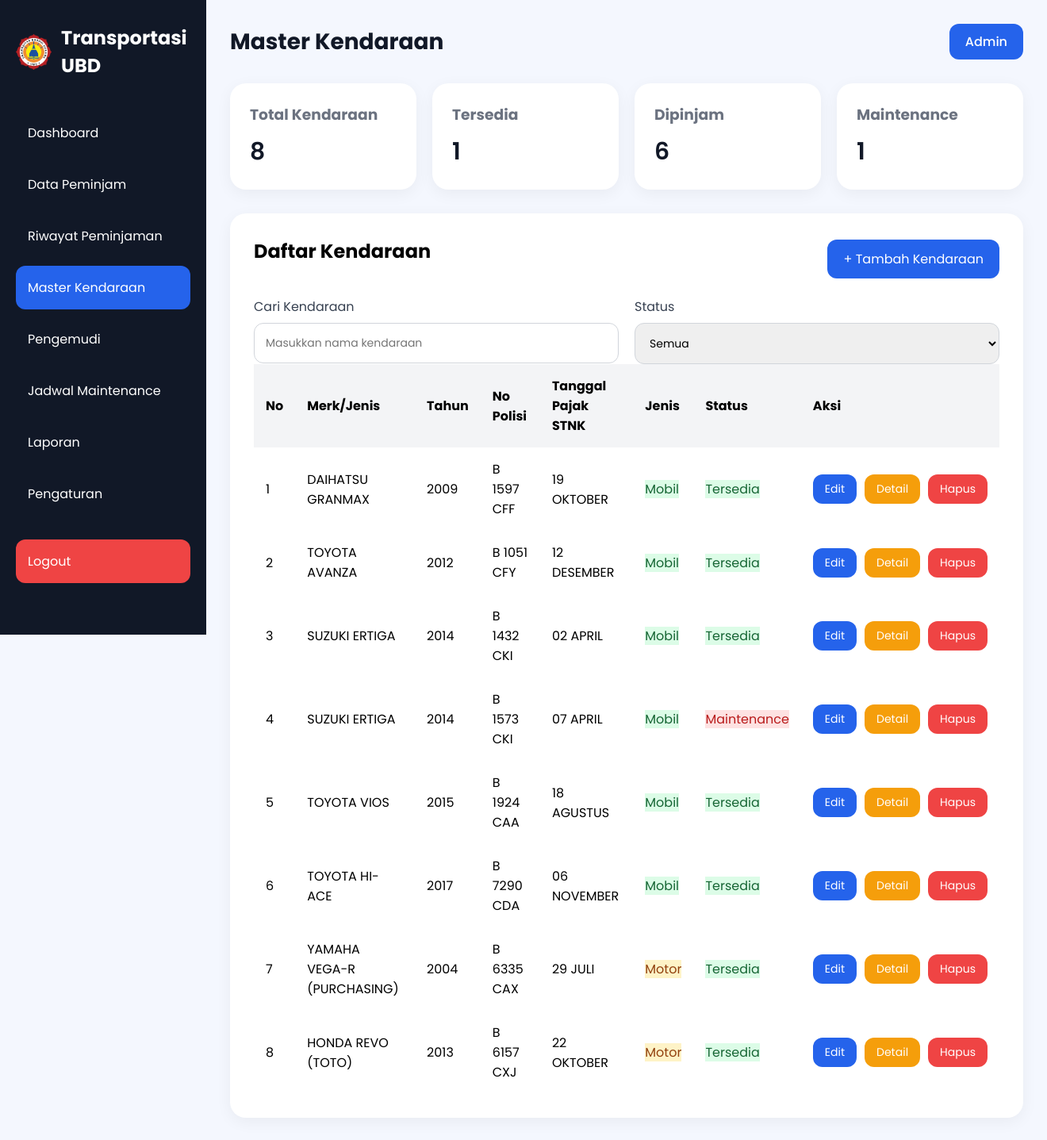
The page /kendaraan.php (signed in) on the database its author committed.
### tables this page shows
CREATE TABLE `kendaraan` (
  `id_kendaraan` int(11) NOT NULL,
  `merk_jenis` varchar(100) NOT NULL,
  `tahun` int(11) NOT NULL,
  `no_polisi` varchar(15) NOT NULL,
  `tgl_pajak_stnk` varchar(30) DEFAULT NULL,
  `jenis` enum('Mobil','Motor') NOT NULL,
  `status` varchar(20) NOT NULL DEFAULT 'siap'
);

### kendaraan.php (the view, shortened to what this page needs)
<?php
require_once "config/koneksi.php";
?>
<?php
$query = mysqli_query($conn, "
SELECT
    k.*,
    (
        SELECT j.status
        FROM jadwal_ganti_oli_kendaraan_operasional j
        WHERE j.id_kendaraan = k.id_kendaraan
        AND j.status = 'Maintenance'
        LIMIT 1
    ) AS status_maintenance,
    (
        SELECT COUNT(*)
        FROM riwayat r
        WHERE r.kendaraan = k.no_polisi
        AND r.status = 'disetujui'
        AND NOW() BETWEEN
            CONCAT(r.tanggal_pinjam,' ',r.jam_berangkat)
        AND
            CONCAT(r.tanggal_kembali,' ',r.jam_kembali)
    ) AS sedang_dipinjam
FROM kendaraan k
ORDER BY k.id_kendaraan ASC
");
?>
<!DOCTYPE html>
<html lang="id">
<head>
    <link rel="stylesheet" href="style.css">
</head>
<body>
<div class="container">
    <div class="sidebar">
        <div class="logo">
    <img
        src="logo ubd.png"
        alt="Logo UBD"
        class="logo-img"
    >
    <h2>Transportasi UBD</h2>
</div>
        <ul class="menu">
            <li>
                <a href="index.php">Dashboard</a>
            </li>
            <li>
                <a href="data-peminjam.php">Data Peminjam</a>
            </li>
            <li>
                <a href="riwayat.php">Riwayat Peminjaman</a>
            </li>
            <li class="active">
                <a href="kendaraan.php">Master Kendaraan</a>
            </li>
            <li>
                <a href="pengemudi.php">Pengemudi</a>
            </li>
            <li>
                <a href="jadwal.php">Jadwal Maintenance</a>
            </li>
            <li>
                <a href="laporan.php">Laporan</a>
            </li>
            <li>
                <a href="pengaturan.php">Pengaturan</a>
            </li>
            <li class="logout-menu">
                <a href="proses/logout.php">Logout</a>
            </li>
        </ul>
    </div>
    <div class="main-content">
        <div class="navbar">
            <h1>Master Kendaraan</h1>
            <div class="profile">
                <a href="LOGIN.php">Admin</a>
            </div>
        </div>
        <div class="cards">
            <div class="card">
                <h3>Total Kendaraan</h3>
                <p>8</p>
            </div>
            <div class="card">
                <h3>Tersedia</h3>
                <p>1</p>
            </div>
            <div class="card">
                <h3>Dipinjam</h3>
                <p>6</p>
            </div>
            <div class="card">
                <h3>Maintenance</h3>
                <p>1</p>
            </div>
        </div>
        <div class="table-container">
            <div style="
                display:flex;
                justify-content:space-between;
                align-items:center;
                margin-bottom:20px;
            ">
                <h2>Daftar Kendaraan</h2>
                <button id="btnTambahKendaraan" style="
                    width:auto;
                    padding:12px 20px;
                " class="btn-1">
                    + Tambah Kendaraan
                </button>
            </div>
            <div class="row">
                <div class="input-group">
                    <label>Cari Kendaraan</label>
                    <input type="text" id="searchKendaraan" placeholder="Masukkan nama kendaraan">
                </div>
                <div class="input-group">
                    <label>Status</label>
                    <select id="searchStatus">
                        <option>Semua</option>
                    </select>
                </div>
            </div>
            <table>
                <thead>
                    <tr>
                        <th>No</th>
                        <th>Merk/Jenis</th>
                        <th>Tahun</th>
                        <th>No Polisi</th>
                        <th>Tanggal Pajak STNK</th>
                        <th>Jenis</th>
                        <th>Status</th>
                        <th>Aksi</th>
                    </tr>
                </thead>
                <tbody id="dataKendaraan">
                <?php
                $no = 1;
                while($row = mysqli_fetch_assoc($query)):
                    if(!empty($row['status_maintenance']))
                    {
                        $statusKendaraan = 'Maintenance';
                    }
                    elseif($row['sedang_dipinjam'] > 0)
                    {
                        $statusKendaraan = 'Dipinjam';
                    }
                    else
                    {
                        $statusKendaraan = 'Tersedia';
                    }
                ?>
                <tr
                    data-kendaraan="<?= strtolower($row['merk_jenis'].' '.$row['no_polisi']); ?>"
                    data-status="<?= strtolower($statusKendaraan); ?>"
                >
                    <td><?= $no++; ?></td>
                    <td><?= htmlspecialchars($row['merk_jenis']); ?></td>
                    <td><?= htmlspecialchars($row['tahun']); ?></td>
                    <td><?= htmlspecialchars($row['no_polisi']); ?></td>
                    <td><?= htmlspecialchars($row['tgl_pajak_stnk']); ?></td>
                    <td>
                        <?php if($row['jenis'] == "Mobil"): ?>
                            <span class="success">Mobil</span>
                        <?php else: ?>
                            <span class="pending">Motor</span>
                        <?php endif; ?>
                    </td>
                    <td>
                    <?php if($statusKendaraan == 'Maintenance'): ?>
                        <span class="maintenance">
                            Maintenance
                        </span>
                    <?php elseif($statusKendaraan == 'Dipinjam'): ?>
                        <span class="pending">
                            Dipinjam
                        </span>
                    <?php else: ?>
                        <span class="success">
                            Tersedia
                        </span>
                    <?php endif; ?>
                    </td>
                    <td>
                        <div class="action-buttons">
                            <button
                                class="btn-1 btnEdit"
                                style="
                                    width:auto;
                                    padding:8px 15px;
                                    font-size:14px;
                                "
                                data-id="<?= $row['id_kendaraan']; ?>"
                                data-merk="<?= htmlspecialchars($row['merk_jenis']); ?>"
                                data-tahun="<?= $row['tahun']; ?>"
                                data-polisi="<?= htmlspecialchars($row['no_polisi']); ?>"
                                data-pajak="<?= $row['tgl_pajak_stnk']; ?>"
                                data-jenis="<?= htmlspecialchars($row['jenis']); ?>">
                                Edit
                            </button>
                            <button
                                class="btn-1 btnDetail"
                                style="
                                    width:auto;
                                    padding:8px 15px;
                                    font-size:14px;
                                    background:#f59e0b;
                                "
                                data-id="<?= $row['id_kendaraan']; ?>"
                                data-merk="<?= htmlspecialchars($row['merk_jenis']); ?>"
                                data-tahun="<?= $row['tahun']; ?>"
                                data-polisi="<?= htmlspecialchars($row['no_polisi']); ?>"
                                data-pajak="<?= $row['tgl_pajak_stnk']; ?>"
                                data-jenis="<?= htmlspecialchars($row['jenis']); ?>"
                                data-status="<?= $statusKendaraan; ?>">
                                Detail
                            </button>
                            <button
                                class="btn-1 btnHapus"
                                data-id="<?= $row['id_kendaraan']; ?>"
                                data-merk="<?= htmlspecialchars($row['merk_jenis']); ?>"
                                style="
                                    width:auto;
                                    padding:8px 15px;
                                    font-size:14px;
                                    background:#ef4444;
                                    color:white;
                                    text-decoration:none;
                                    display:inline-block;
                                ">
                                Hapus
                            </button>
                        </div>
                    </td>
                </tr>
                <?php endwhile; ?>
                </tbody>
            </table>
        </div>
    </div>
</div>
</body>
</html>

### style.css (style rules this page uses)
* { margin:0; padding:0; box-sizing:border-box; font-family:'Poppins', sans-serif; }
body { background:#f4f7fe; }
.container { display:flex; }
.sidebar { width:260px; height:100vh; background:#111827; color:white; padding:30px 20px; position:fixed; }
.logo { display:flex; align-items:center; gap:12px; margin-bottom:40px; }
.logo-img { width:45px; height:45px; object-fit:contain; }
.logo h2 { font-size:24px; }
.menu { list-style:none; }
.menu li { padding:15px; margin-bottom:10px; border-radius:12px; cursor:pointer; transition:0.3s; }
.menu .active { background:#2563eb; }
.main-content { margin-left:260px; width:100%; padding:30px; }
.navbar { display:flex; justify-content:space-between; align-items:center; margin-bottom:30px; }
.navbar h1 { font-size:28px; color:#111827; }
.profile { background:#2563eb; padding:10px 20px; border-radius:12px; }
.profile a { color:white; text-decoration:none; font-weight:500; display:block; }
.cards { display:grid; grid-template-columns:repeat(auto-fit,minmax(220px,1fr)); gap:20px; margin-bottom:30px; }
.card { background:white; padding:25px; border-radius:20px; box-shadow:0 5px 20px rgba(0,0,0,0.05); }
.card h3 { color:#6b7280; margin-bottom:10px; }
.card p { font-size:30px; font-weight:600; color:#111827; }
.input-group { display:flex; flex-direction:column; width:100%; min-width:0; }
.input-group label { margin-bottom:8px; color:#374151; }
.input-group input, .input-group textarea, .input-group select { width:100%; max-width:100%; padding:14px; border:1px solid #d1d5db; border-radius:12px; outline:none; font-size:14px; box-sizing:border-box; }
.row { display:flex; gap:20px; }
.btn-1 { width:100%; padding:15px; border:none; background:#2563eb; color:white; border-radius:12px; font-size:16px; cursor:pointer; transition:0.3s; }
.table-container { background:white; padding:30px; border-radius:20px; box-shadow:0 5px 20px rgba(0,0,0,0.05); }
.table-container h2 { margin-bottom:20px; }
table { width:100%; border-collapse:collapse; }
table th, table td { padding:15px; text-align:left; }
table th { background:#f3f4f6; }
.menu li a { text-decoration: none; color: white; display: block; width: 100%; }
.action-buttons { display:flex; flex-direction:row; gap:10px; align-items:center; }
.logout-menu { margin-top:30px; background:#ef4444; border-radius:12px; }
.logout-menu a { color:white; text-decoration:none; display:block; }
.success { background:#dcfce7; color:#166534; }
.pending { background:#fef3c7; color:#92400e; }
.maintenance { background:#fee2e2; color:#b91c1c; }

### rows shown on the page
kendaraan: merk_jenis "DAIHATSU GRANMAX", tahun "2009", no_polisi "B 1597 CFF", tgl_pajak_stnk "19 OKTOBER", jenis "Mobil", shows "Tersedia"
kendaraan: merk_jenis "TOYOTA AVANZA", tahun "2012", no_polisi "B 1051 CFY", tgl_pajak_stnk "12 DESEMBER", jenis "Mobil", shows "Tersedia"
kendaraan: merk_jenis "SUZUKI ERTIGA", tahun "2014", no_polisi "B 1432 CKI", tgl_pajak_stnk "02 APRIL", jenis "Mobil", shows "Tersedia"
kendaraan: merk_jenis "SUZUKI ERTIGA", tahun "2014", no_polisi "B 1573 CKI", tgl_pajak_stnk "07 APRIL", jenis "Mobil", shows "Maintenance"
kendaraan: merk_jenis "TOYOTA VIOS", tahun "2015", no_polisi "B 1924 CAA", tgl_pajak_stnk "18 AGUSTUS", jenis "Mobil", shows "Tersedia"
kendaraan: merk_jenis "TOYOTA HI-ACE", tahun "2017", no_polisi "B 7290 CDA", tgl_pajak_stnk "06 NOVEMBER", jenis "Mobil", shows "Tersedia"
kendaraan: merk_jenis "YAMAHA VEGA-R (PURCHASING)", tahun "2004", no_polisi "B 6335 CAX", tgl_pajak_stnk "29 JULI", jenis "Motor", shows "Tersedia"
kendaraan: merk_jenis "HONDA REVO (TOTO)", tahun "2013", no_polisi "B 6157 CXJ", tgl_pajak_stnk "22 OKTOBER", jenis "Motor", shows "Tersedia"
